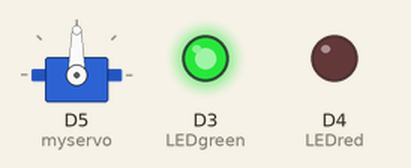
The program below on a simulated ESP8266 (NodeMCU). Shown: servo, output pins drawn as LEDs (lit = HIGH). Pins used as bus, display or sensor lines are not drawn.

Above: at 0.1 s.
Timing chart, 0 to 1.6 s (numbered marks = the images above):
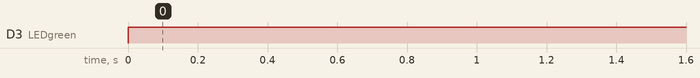

The program:

main.cpp
```cpp
#include <Arduino.h>
#include <Servo.h>

Servo myservo;
long distance;

int triginPin = D1;
int echoPin = D2;
int LEDgreen = D3;
int LEDred = D4;

void setup() {
  pinMode(LEDgreen, OUTPUT);
  pinMode(LEDred, OUTPUT);
  pinMode(triginPin, OUTPUT);
  pinMode(echoPin, INPUT);
  Serial.begin(9600);
  myservo.attach(D5);
}

void loop() {
  digitalWrite(triginPin, LOW);
  delayMicroseconds(5);
  digitalWrite(triginPin, HIGH);
  delayMicroseconds(10);
  digitalWrite(triginPin, LOW);

  if (distance <= 150){
    myservo.write(90); //membuka pintu sebesar 90 derajat
    digitalWrite(LEDgreen, HIGH);
  }
  else{
    digitalWrite(LEDgreen, LOW);
    myservo.write(0); //menutup pintu ke posisi awal
    digitalWrite(LEDred, HIGH);
  }
  delay(1000);
}
```

Measured:
- by itself, D3 (LEDgreen): LOW → HIGH at 0.00 s
